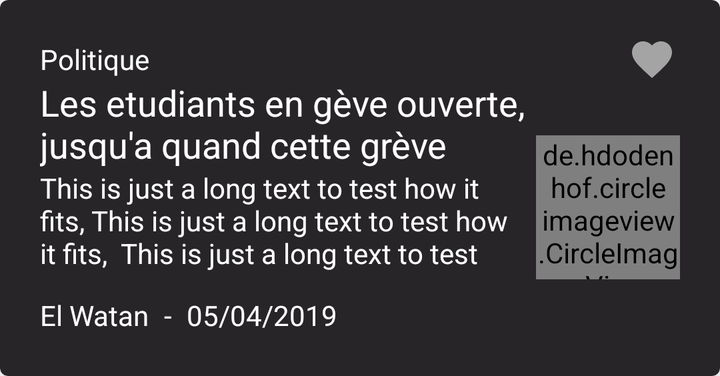
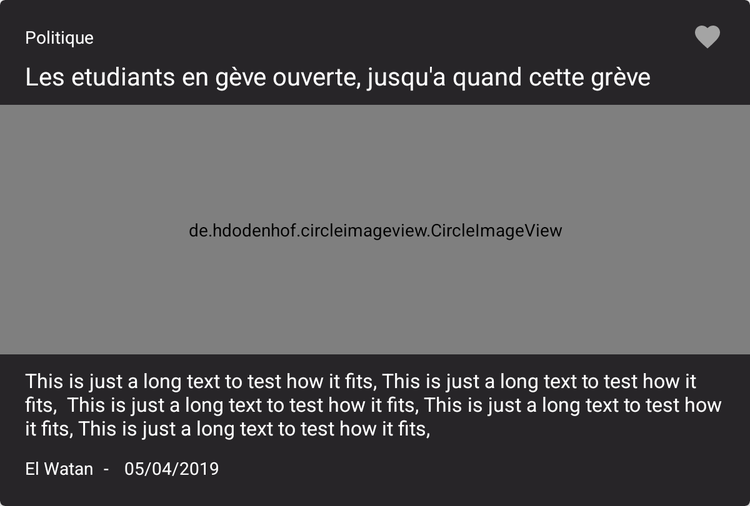

Two renders of one Android screen. The first uses the default layout on a phone; the second uses the alternative layout the repository ships for a different screen configuration, on a matching device. The two XML files are below.
<!-- AndroidManifest.xml: application theme darkTheme -->
<!-- res/layout/news_item.xml -->
<?xml version="1.0" encoding="utf-8"?>
<com.google.android.material.card.MaterialCardView
        xmlns:android="http://schemas.android.com/apk/res/android"
        xmlns:app="http://schemas.android.com/apk/res-auto"
        xmlns:tools="http://schemas.android.com/tools"
        style="@style/AppCard"
        android:layout_width="match_parent"
        android:backgroundTint="?attr/cardBackground"
        android:layout_height="wrap_content"
        app:layout_constraintStart_toStartOf="parent"
        app:layout_constraintTop_toTopOf="parent"
        app:layout_constraintEnd_toEndOf="parent"
        app:layout_constraintBottom_toBottomOf="parent"
>
    <LinearLayout
            android:orientation="vertical"
            android:background="?attr/selectableItemBackgroundBorderless"
            android:layout_width="match_parent"
            android:layout_height="wrap_content"
    >
        <androidx.constraintlayout.widget.ConstraintLayout
                android:layout_width="match_parent"
                android:layout_height="match_parent" android:padding="10dp">

            <ImageButton
                    android:layout_width="28dp"
                    android:background="@android:color/transparent"
                    android:clickable="true"
                    android:layout_height="28dp" app:srcCompat="@drawable/favorite_grey"
                    android:id="@+id/add_to_fav_btn" android:layout_weight="1"
                    app:layout_constraintTop_toTopOf="@+id/news_category"
                    app:layout_constraintBottom_toBottomOf="@+id/news_category"
                    app:layout_constraintStart_toEndOf="@+id/news_category" app:layout_constraintEnd_toEndOf="parent"
                    android:layout_marginEnd="10dp"/>
            <TextView
                    android:text="Politique"
                    android:textSize="14sp"
                    android:textColor="?attr/textColor"
                    android:layout_width="0dp"
                    android:layout_height="wrap_content" android:id="@+id/news_category"
                    app:layout_constraintStart_toStartOf="parent"
                    app:layout_constraintTop_toTopOf="parent"
                    app:layout_constraintBottom_toTopOf="@+id/linearLayout4" android:layout_marginTop="10dp"
                    app:layout_constraintEnd_toStartOf="@+id/add_to_fav_btn"
                    app:layout_constraintHorizontal_chainStyle="spread_inside" android:layout_marginStart="10dp"/>
            <de.hdodenhof.circleimageview.CircleImageView
                    android:layout_width="72dp"
                    android:layout_height="72dp"
                    android:id="@+id/news_icon"
                    app:layout_constraintBottom_toBottomOf="@+id/linearLayout4"
                    app:layout_constraintEnd_toEndOf="parent"
                    app:layout_constraintTop_toTopOf="@+id/linearLayout4"
                    android:layout_marginEnd="10dp"/>
            <LinearLayout
                    android:orientation="vertical"
                    android:layout_width="0dp"
                    android:layout_height="wrap_content"
                    android:id="@+id/linearLayout4"
                    app:layout_constraintBottom_toBottomOf="parent"
                    app:layout_constraintTop_toBottomOf="@+id/news_category"
                    app:layout_constraintStart_toStartOf="parent" app:layout_constraintHorizontal_bias="0.5"
                    app:layout_constraintEnd_toStartOf="@+id/news_icon" android:layout_marginBottom="10dp"
                    android:layout_marginEnd="4dp" android:layout_marginStart="10dp">
                <TextView
                        android:textSize="18sp"
                        android:text="Les etudiants en gève ouverte, jusqu'a quand cette grève"
                        android:layout_width="match_parent"
                        android:textColor="?attr/textColor"
                        android:layout_height="wrap_content" android:id="@+id/news_title"

                />
                <TextView
                        android:textSize="14sp"
                        android:text="This is just a long text to test how it fits, This is just a long text to test how it fits,  This is just a long text to test how it fits, This is just a long text to test how it fits, This is just a long text to test how it fits, "
                        android:layout_width="wrap_content"
                        android:maxLines="3"
                        android:textColor="?attr/textColor"
                        android:layout_height="wrap_content" android:id="@+id/news_description"
                        android:paddingBottom="5dp" android:layout_marginBottom="5dp"/>
                <LinearLayout
                        android:orientation="horizontal"
                        android:layout_width="wrap_content"
                        android:layout_height="wrap_content"
                        android:id="@+id/linearLayout"
                >
                    <TextView
                            android:text="El Watan"
                            android:textSize="14sp"
                            android:textColor="?attr/textColor"
                            android:layout_width="wrap_content"
                            android:layout_height="22dp" android:id="@+id/news_source"

                            android:paddingEnd="4dp"/>
                    <TextView
                            android:text=" - "
                            android:textSize="14sp"
                            android:textColor="?attr/textColor"
                            android:layout_width="wrap_content"
                            android:layout_height="wrap_content" android:id="@+id/textView2" android:layout_weight="1"
                    />
                    <TextView
                            android:text="05/04/2019"
                            android:textSize="14sp"
                            android:textColor="?attr/textColor"
                            android:layout_width="wrap_content"
                            android:layout_height="match_parent" android:id="@+id/news_date"
                            android:paddingTop="2dp" android:paddingStart="4dp" android:paddingEnd="4dp"/>
                </LinearLayout>
            </LinearLayout>

        </androidx.constraintlayout.widget.ConstraintLayout>
    </LinearLayout>
</com.google.android.material.card.MaterialCardView>
<!-- resources referenced by this layout -->
<resources>
  <!-- drawable favorite_grey (drawable) -->
  <vector xmlns:android="http://schemas.android.com/apk/res/android"
          android:width="24dp"
          android:height="24dp"
          android:viewportWidth="24.0"
          android:viewportHeight="24.0"
          android:tint="@color/colorAccent2">
      <path
              android:fillColor="@android:color/white"
              android:pathData="M12,21.35l-1.45,-1.32C5.4,15.36 2,12.28 2,8.5 2,5.42 4.42,3 7.5,3c1.74,0 3.41,0.81 4.5,2.09C13.09,3.81 14.76,3 16.5,3 19.58,3 22,5.42 22,8.5c0,3.78 -3.4,6.86 -8.55,11.54L12,21.35z"/>
  </vector>
  <style name="AppCard" parent="Widget.MaterialComponents.CardView">
          <item name="cardElevation">4dp</item>
  
      </style>
  <style name="darkTheme" parent="Theme.MaterialComponents.Light.NoActionBar">
          
          <item name="colorPrimary">@color/colorPrimary</item>
          <item name="colorPrimaryDark">@color/colorPrimaryDark</item>
          <item name="colorAccent">@color/colorAccent</item>
          <item name="materialCardViewStyle">@style/AppCard</item>
          <item name="backgroundColor">#1A181B</item>
          <item name="cardBackground">#272528</item>
          <item name="textColor">#fefefe</item>
          <item name="tintColor">@color/tintColor</item>
          <item name="lightMode">@drawable/light_mode</item>
  
      </style>
  <color name="colorAccent2">#A4A4A4</color>
  <color name="colorPrimary">#2196F3</color>
  <color name="colorPrimaryDark">#1875D5</color>
  <color name="colorAccent">#06A8FE</color>
  <color name="tintColor"> #06A8FE </color>
</resources>
<!-- res/layout-large/news_item.xml (the repository's variant of the layout above) -->
<!-- drawn on a 7-inch tablet held upright -->
<?xml version="1.0" encoding="utf-8"?>
<com.google.android.material.card.MaterialCardView
        xmlns:android="http://schemas.android.com/apk/res/android"
        xmlns:app="http://schemas.android.com/apk/res-auto"
        xmlns:tools="http://schemas.android.com/tools"
        style="@style/AppCard"
        android:layout_width="match_parent"
        android:backgroundTint="?attr/cardBackground"
        android:layout_height="wrap_content"
        app:layout_constraintStart_toStartOf="parent"
        app:layout_constraintTop_toTopOf="parent"
        app:layout_constraintEnd_toEndOf="parent"
        app:layout_constraintBottom_toBottomOf="parent"
>
    <LinearLayout
            android:orientation="vertical"
            android:background="?attr/selectableItemBackgroundBorderless"
            android:layout_width="match_parent"
            android:layout_height="wrap_content"
    >
        <androidx.constraintlayout.widget.ConstraintLayout
                android:layout_width="match_parent"
                android:layout_height="wrap_content" android:paddingBottom="20dp">

            <ImageButton
                    android:layout_width="28dp"
                    android:background="@android:color/transparent"
                    android:clickable="true"
                    android:layout_height="28dp" app:srcCompat="@drawable/favorite_grey"
                    android:id="@+id/add_to_fav_btn" android:layout_weight="1"
                    app:layout_constraintStart_toEndOf="@+id/news_category"
                    app:layout_constraintHorizontal_bias="0.5" app:layout_constraintEnd_toEndOf="parent"
                    app:layout_constraintTop_toTopOf="@+id/news_category"
                    android:layout_marginEnd="20dp"
                    app:layout_constraintBottom_toBottomOf="@+id/news_category"/>
            <TextView
                    android:text="Politique"
                    android:textSize="14sp"
                    android:textColor="?attr/textColor"
                    android:layout_width="0dp"
                    android:layout_height="wrap_content" android:id="@+id/news_category"
                    app:layout_constraintTop_toTopOf="parent"
                    app:layout_constraintBottom_toTopOf="@+id/news_title" app:layout_constraintStart_toStartOf="parent"
                    app:layout_constraintHorizontal_bias="0.5"
                    app:layout_constraintEnd_toStartOf="@+id/add_to_fav_btn" android:layout_marginStart="20dp"
                    android:layout_marginTop="20dp" android:layout_marginBottom="8dp"/>
            <TextView
                    android:textSize="20sp"
                    android:text="Les etudiants en gève ouverte, jusqu'a quand cette grève"
                    android:layout_width="match_parent"
                    android:textColor="?attr/textColor"
                    android:layout_height="wrap_content" android:id="@+id/news_title"

                    app:layout_constraintTop_toBottomOf="@+id/news_category"
                    app:layout_constraintBottom_toTopOf="@+id/linearLayout4"
                    app:layout_constraintStart_toStartOf="parent" android:layout_marginStart="20dp"
                    android:layout_marginBottom="10dp" app:layout_constraintEnd_toEndOf="parent"
                    android:layout_marginEnd="46dp"/>
            <LinearLayout
                    android:orientation="vertical"
                    android:layout_width="wrap_content"
                    android:layout_height="wrap_content"
                    android:id="@+id/linearLayout4"
                    app:layout_constraintStart_toStartOf="parent"
                    app:layout_constraintBottom_toBottomOf="parent"
                    app:layout_constraintTop_toBottomOf="@+id/news_title">
                <de.hdodenhof.circleimageview.CircleImageView
                        android:layout_width="match_parent"
                        android:layout_height="200dp"
                        android:id="@+id/news_icon"

                        android:layout_marginBottom="10dp"/>
                <TextView
                        android:textSize="16sp"
                        android:text="This is just a long text to test how it fits, This is just a long text to test how it fits,  This is just a long text to test how it fits, This is just a long text to test how it fits, This is just a long text to test how it fits, "
                        android:layout_width="wrap_content"
                        android:maxLines="3"
                        android:textColor="?attr/textColor"
                        android:layout_height="wrap_content" android:id="@+id/news_description"
                        android:paddingBottom="5dp" android:layout_marginBottom="5dp" android:layout_marginEnd="20dp"
                        android:layout_marginStart="20dp"/>
                <LinearLayout
                        android:orientation="horizontal"
                        android:layout_width="wrap_content"
                        android:layout_height="wrap_content"
                        android:id="@+id/linearLayout"
                        android:layout_marginStart="20dp">
                    <TextView
                            android:text="El Watan"
                            android:textSize="14sp"
                            android:textColor="?attr/textColor"
                            android:layout_width="wrap_content"
                            android:layout_height="22dp" android:id="@+id/news_source"

                    />
                    <TextView
                            android:text=" - "
                            android:textSize="14sp"
                            android:textColor="?attr/textColor"
                            android:layout_width="wrap_content"
                            android:layout_height="wrap_content" android:id="@+id/textView2" android:layout_weight="1"
                            android:paddingEnd="5dp" android:paddingStart="5dp"/>
                    <TextView
                            android:text="05/04/2019"
                            android:textSize="14sp"
                            android:textColor="?attr/textColor"
                            android:layout_width="wrap_content"
                            android:layout_height="match_parent" android:id="@+id/news_date"
                            android:paddingTop="2dp" android:paddingStart="4dp"/>
                </LinearLayout>
            </LinearLayout>

        </androidx.constraintlayout.widget.ConstraintLayout>
    </LinearLayout>
</com.google.android.material.card.MaterialCardView>
